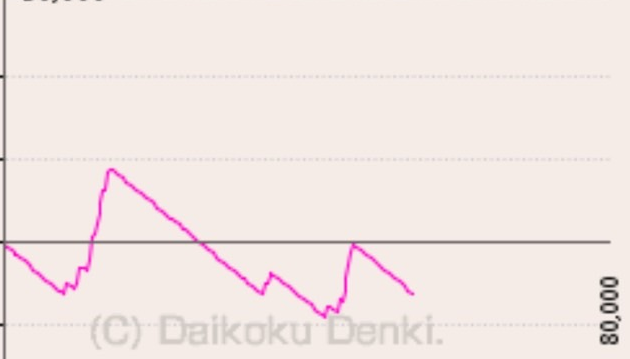
#> input picture graphs/optimal/S__78209130_optimal.png, 630 x 359 px; its folder holds only this picture in this run
$ python improved_data_extractor.py
#> lines starting #> are read from the running program, lines starting #| are printed output that depends on the picture
#!/usr/bin/env python3
"""
改良版グラフデータ抽出ツール
- 実際のグラフデータが存在する範囲のみを抽出
- X軸の全範囲（0-80,000）を正しくマッピング
- データが途中で終わる場合も適切に処理
"""

import os
import json
import numpy as np
from PIL import Image, ImageDraw
import cv2
import pandas as pd
from typing import Tuple, List, Dict, Optional
import matplotlib.pyplot as plt
import matplotlib.font_manager as fm

class ImprovedGraphDataExtractor:
    """改良版グラフデータ抽出システム"""

    def __init__(self):
        # 境界値設定
        self.boundaries = {
            "start_x": 36,
            "end_x": 620,
            "top_y": 29,
            "zero_y": 274,
            "bottom_y": 520
        }
        self.debug_mode = True

    def log(self, message, level="INFO"):
        """ログ出力"""
        if self.debug_mode:
            symbols = {"INFO": "📋", "SUCCESS": "✅", "WARNING": "⚠️", "ERROR": "❌", "DEBUG": "🔍"}
            print(f"{symbols.get(level, '📋')} [{level}] {message}")

    def detect_graph_color(self, img_array: np.ndarray) -> str:
        """グラフの主要な色を判定"""
        # グラフ領域内でサンプリング
        roi = img_array[
            self.boundaries["zero_y"]-30:self.boundaries["zero_y"]+30,
            self.boundaries["start_x"]:self.boundaries["end_x"]
        ]

        pink_count = 0
        purple_count = 0
        blue_count = 0

        for y in range(roi.shape[0]):
            for x in range(roi.shape[1]):
                r, g, b = roi[y, x]

                # ピンク系
                if r > 180 and g < 160 and b > 120 and r > b:
                    pink_count += 1
                # 紫系
                elif r > 120 and b > 120 and g < 100 and abs(r - b) < 60:
                    purple_count += 1
                # 青系
                elif b > 160 and r < 140 and g < 160 and b > r and b > g:
                    blue_count += 1

        if pink_count >= purple_count and pink_count >= blue_count:
            return "pink"
        elif purple_count >= blue_count:
            return "purple"
        else:
            return "blue"

    def is_graph_color(self, r: int, g: int, b: int, color_type: str) -> bool:
        """指定した色タイプかチェック"""
        if color_type == "pink":
            return r > 180 and g < 170 and b > 120 and r > b
        elif color_type == "purple":
            return r > 100 and b > 100 and g < 120 and abs(r - b) < 80
        elif color_type == "blue":
            return b > 140 and r < 160 and g < 170
        else:
            # 全ての色を許容
            return (r > 180 and g < 170 and b > 120) or \
                   (r > 100 and b > 100 and g < 120) or \
                   (b > 140 and r < 160 and g < 170)

    def find_data_endpoint(self, img_array: np.ndarray, color_type: str) -> int:
        """グラフデータが実際に終わるX座標を検出"""
        height, width = img_array.shape[:2]

        # 境界を画像サイズに合わせて調整
        max_x = min(width-1, self.boundaries["end_x"])
        max_y = min(height-1, self.boundaries["bottom_y"])
        min_y = max(0, self.boundaries["top_y"])

        # 右端から左へスキャンして、最後のグラフ点を見つける
        for x in range(max_x, self.boundaries["start_x"], -1):
            # Y座標をスキャン
            for y in range(min_y, max_y):
                if x < width and y < height:  # 境界チェック
                    r, g, b = img_array[y, x]
                    if self.is_graph_color(r, g, b, color_type):
                        return x

        return self.boundaries["start_x"]

    def trace_graph_line(self, img_array: np.ndarray, color_type: str, end_x: int) -> List[Tuple[int, int]]:
        """グラフラインをトレース（実際のデータ範囲のみ）"""
        points = []
        height, width = img_array.shape[:2]

        # 境界を画像サイズに合わせて調整
        max_y = min(height, self.boundaries["bottom_y"])
        min_y = max(0, self.boundaries["top_y"])

        # X座標ごとにスキャン（実際のデータ範囲のみ）
        for x in range(self.boundaries["start_x"], min(end_x + 1, self.boundaries["end_x"], width)):
            # Y座標の候補を収集
            y_candidates = []

            # グラフ領域内でスキャン
            for y in range(min_y, max_y):
                if x < width and y < height:  # 境界チェック
                    r, g, b = img_array[y, x]

                    if self.is_graph_color(r, g, b, color_type):
                        y_candidates.append(y)

            # 候補がある場合
            if y_candidates:
                # 連続した領域の中心を取る
                if len(y_candidates) == 1:
                    points.append((x, y_candidates[0]))
                else:
                    # 連続した領域をグループ化
                    groups = []
                    current_group = [y_candidates[0]]

                    for i in range(1, len(y_candidates)):
                        if y_candidates[i] - y_candidates[i-1] <= 2:
                            current_group.append(y_candidates[i])
                        else:
                            groups.append(current_group)
                            current_group = [y_candidates[i]]
                    groups.append(current_group)

                    # 最大のグループの中心を選択
                    largest_group = max(groups, key=len)
                    center_y = int(np.mean(largest_group))
                    points.append((x, center_y))

        return points

    def y_to_value(self, y: int) -> float:
        """Y座標を差枚数に変換"""
        height = self.boundaries["bottom_y"] - self.boundaries["top_y"]
        value = 30000 - (y - self.boundaries["top_y"]) * 60000 / height
        return value

    def x_to_rotation(self, x: int, max_rotation: int) -> int:
        """X座標を回転数に変換（X軸の全範囲を使用）"""
        # X軸の全範囲（start_x から end_x）を0からmax_rotationにマッピング
        width = self.boundaries["end_x"] - self.boundaries["start_x"]
        rotation = int((x - self.boundaries["start_x"]) * max_rotation / width)
        return rotation

    def extract_max_rotation(self, img_array: np.ndarray) -> int:
        """X軸の最大回転数を読み取る"""
        # 画像の右側に80,000などの数値があることを前提
        # ここでは簡略化して、一般的な値を返す
        height, width = img_array.shape[:2]

        # デフォルト値
        if width > 700:
            return 80000
        else:
            # もし他のパターンがあれば追加
            return 80000  # ほとんどの画像は80,000のようです

    def extract_graph_data(self, image_path: str) -> Dict:
        """グラフデータを抽出（改良版）"""
        self.log(f"処理開始: {os.path.basename(image_path)}")

        # 画像読み込み
        img = Image.open(image_path)
        img_array = np.array(img)

        # グラフの色を判定
        color_type = self.detect_graph_color(img_array)
        self.log(f"グラフ色: {color_type}", "INFO")

        # 最大回転数を取得
        max_rotation = self.extract_max_rotation(img_array)
        self.log(f"最大回転数: {max_rotation}", "INFO")

        # データの終端を検出
        data_end_x = self.find_data_endpoint(img_array, color_type)
        self.log(f"データ終端: x={data_end_x}", "INFO")

        # データ終端での回転数を計算
        data_end_rotation = self.x_to_rotation(data_end_x, max_rotation)
        self.log(f"データ終端の回転数: {data_end_rotation}", "INFO")

        # グラフラインをトレース（実際のデータ範囲のみ）
        points = self.trace_graph_line(img_array, color_type, data_end_x)
        self.log(f"検出点数: {len(points)}", "INFO")

        # データ変換
        data = []
        for x, y in points:
            rotation = self.x_to_rotation(x, max_rotation)
            value = self.y_to_value(y)
            data.append({
                "rotation": rotation,
                "value": value,
                "x": x,
                "y": y
            })

        return {
            "image": os.path.basename(image_path),
            "color_type": color_type,
            "max_rotation": max_rotation,
            "data_end_x": data_end_x,
            "data_end_rotation": data_end_rotation,
            "points": len(points),
            "data": data
        }

    def save_to_csv(self, result: Dict, output_path: str):
        """抽出データをCSVに保存"""
        df = pd.DataFrame(result["data"])
        df.to_csv(output_path, index=False)
        self.log(f"CSVファイルを保存: {output_path}", "SUCCESS")

    def create_visualization(self, image_path: str, result: Dict, output_path: str):
        """抽出結果を可視化（改良版）"""
        # 元画像を読み込み
        img = Image.open(image_path)
        draw = ImageDraw.Draw(img)

        # 境界線を描画
        width, height = img.size

        # グラフ領域（全体）
        draw.rectangle(
            [(self.boundaries["start_x"], self.boundaries["top_y"]),
             (self.boundaries["end_x"], self.boundaries["bottom_y"])],
            outline=(255, 0, 0), width=2
        )

        # データ範囲
        if result["data_end_x"] < self.boundaries["end_x"]:
            draw.rectangle(
                [(self.boundaries["start_x"], self.boundaries["top_y"]),
                 (result["data_end_x"], self.boundaries["bottom_y"])],
                outline=(0, 255, 0), width=2
            )

            # データ終端ライン
            draw.line(
                [(result["data_end_x"], self.boundaries["top_y"]),
                 (result["data_end_x"], self.boundaries["bottom_y"])],
                fill=(0, 255, 0), width=3
            )

        # 抽出したポイントを描画
        if result["data"]:
            # 線として描画
            points = [(d["x"], d["y"]) for d in result["data"]]
            if len(points) > 1:
                draw.line(points, fill=(0, 255, 0), width=3)

            # 始点と終点を強調
            if points:
                # 始点
                draw.ellipse(
                    [(points[0][0]-5, points[0][1]-5),
                     (points[0][0]+5, points[0][1]+5)],
                    fill=(0, 255, 0), outline=(0, 0, 0)
                )
                # 終点
                draw.ellipse(
                    [(points[-1][0]-5, points[-1][1]-5),
                     (points[-1][0]+5, points[-1][1]+5)],
                    fill=(255, 0, 0), outline=(0, 0, 0)
                )

        # 情報表示
        info_y = 20
        draw.text((width-300, info_y), f"Points: {result['points']}", fill=(0, 0, 0))
        info_y += 20
        draw.text((width-300, info_y), f"Color: {result['color_type']}", fill=(0, 0, 0))
        info_y += 20
        draw.text((width-300, info_y), f"Max rotation: {result['max_rotation']}", fill=(0, 0, 0))
        info_y += 20
        draw.text((width-300, info_y), f"Data ends at: {result['data_end_rotation']}", fill=(0, 0, 0))

        # 保存
        img.save(output_path)
        self.log(f"可視化画像を保存: {output_path}", "SUCCESS")

    def create_graph_plot(self, result: Dict, output_path: str):
        """抽出データをグラフとしてプロット（改良版）"""
        if not result["data"]:
            return

        # データを準備
        df = pd.DataFrame(result["data"])

        # 日本語フォント設定
        try:
            # macOSの日本語フォントを設定
            plt.rcParams['font.family'] = ['Hiragino Sans GB', 'Hiragino Kaku Gothic Pro', 'Yu Gothic', 'Meiryo', 'sans-serif']
        except:
            pass

        # プロット作成
        plt.figure(figsize=(12, 8))

        # 元のグラフラインをプロット
        plt.plot(df["rotation"], df["value"], linewidth=2,
                label=f"{result['color_type']}色グラフ")

        # データ終端を表示
        if result["data_end_rotation"] < result["max_rotation"]:
            plt.axvline(x=result["data_end_rotation"], color='green',
                       linestyle='--', alpha=0.7,
                       label=f'データ終端 ({result["data_end_rotation"]})')

        # 0ラインを表示
        plt.axhline(y=0, color='red', linestyle='--', alpha=0.5)

        # グリッド
        plt.grid(True, alpha=0.3)

        # ラベル
        plt.xlabel("回転数", fontsize=12)
        plt.ylabel("差枚数", fontsize=12)
        plt.title(f"抽出グラフデータ - {result['image']}", fontsize=14)

        # 範囲設定
        plt.ylim(-30000, 30000)
        plt.xlim(0, result["max_rotation"])

        # 凡例
        plt.legend()

        # 保存
        plt.tight_layout()
        plt.savefig(output_path, dpi=150, bbox_inches='tight')
        plt.close()

        self.log(f"グラフを保存: {output_path}", "SUCCESS")

def main():
    """メイン処理"""
    print("🎯 改良版グラフデータ抽出ツール")
    print("📊 実際のデータ範囲のみを正確に抽出します")

    # 入出力フォルダ設定
    input_folder = "graphs/optimal"
    output_folder = "graphs/improved_extracted_data"

    # 出力フォルダ作成
    os.makedirs(output_folder, exist_ok=True)

    # 抽出器を初期化
    extractor = ImprovedGraphDataExtractor()

    # すべての画像ファイルを取得
    all_files = [f for f in os.listdir(input_folder) if f.lower().endswith('.png')]
    print(f"\n📁 検出された画像: {len(all_files)}枚")

    # 結果を記録
    all_results = []

    for i, file in enumerate(all_files, 1):
        input_path = os.path.join(input_folder, file)
        if not os.path.exists(input_path):
            continue

        print(f"\n{'='*60}")
        print(f"[{i}/{len(all_files)}] 処理中: {file}")

        # データ抽出
        result = extractor.extract_graph_data(input_path)
#> in extract_graph_data, img is the input picture: PIL image 630x359 RGB; mean R, G, B 242.1, 231, 228
#> in detect_graph_color, `roi = img_array[ self.boundaries["zero_y"]-30:self.boundaries["zero_y"..`:
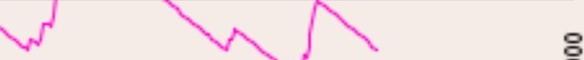
#> roi: shape (60, 584, 3); mean R, G, B 243.7, 226.6, 228.7
#> after the loop in detect_graph_color, `for y in range(roi.shape[0]):`: blue_count = 0; pink_count = 1626; purple_count = 0
#> in extract_graph_data, `color_type = self.detect_graph_color(img_array)`: color_type = 'pink'
#> in extract_graph_data, `max_rotation = self.extract_max_rotation(img_array)`: max_rotation = 80000
#> in extract_graph_data, `data_end_x = self.find_data_endpoint(img_array, color_type)`: data_end_x = 413
#> in x_to_rotation, `rotation = int((x - self.boundaries["start_x"]) * max_rotation / width)`: rotation = 51643
#> after the loop in trace_graph_line, `for x in range(self.boundaries["start_x"], min(end_x + 1, self.boundar..`: points = 378 pairs, first value 36 to 413, second value 170 to 314
#> the loop in extract_graph_data, `for x, y in points:` made 378 passes
#> (y, rotation, value) on passes 1 to 3: (272, 0, 305.5), (273, 136, 183.3), (273, 273, 183.3)
#> after the loop in extract_graph_data, `for x, y in points:`: data = 378 items
#> result = 7 items

        # ベースファイル名
        base_name = os.path.splitext(file)[0]

        # CSV保存
        csv_path = os.path.join(output_folder, f"{base_name}_data.csv")
        extractor.save_to_csv(result, csv_path)
#> in save_to_csv, `df = pd.DataFrame(result["data"])`: df = table of 378 rows and 4 columns

        # 可視化
        vis_path = os.path.join(output_folder, f"{base_name}_visualization.png")
        extractor.create_visualization(input_path, result, vis_path)
#> in create_visualization, `img.save(output_path)`:
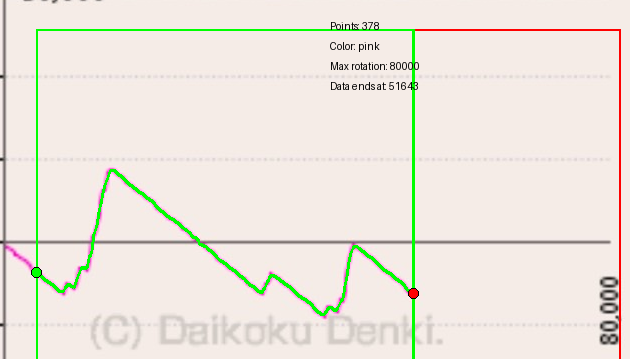
#> saved as S__78209130_optimal_visualization.png: PIL image 630x359 RGB; mean R, G, B 236.7, 230.7, 222

        # グラフプロット
        plot_path = os.path.join(output_folder, f"{base_name}_plot.png")
        extractor.create_graph_plot(result, plot_path)
#> in create_graph_plot, `plt.savefig(output_path, dpi=150, bbox_inches='tight')`:
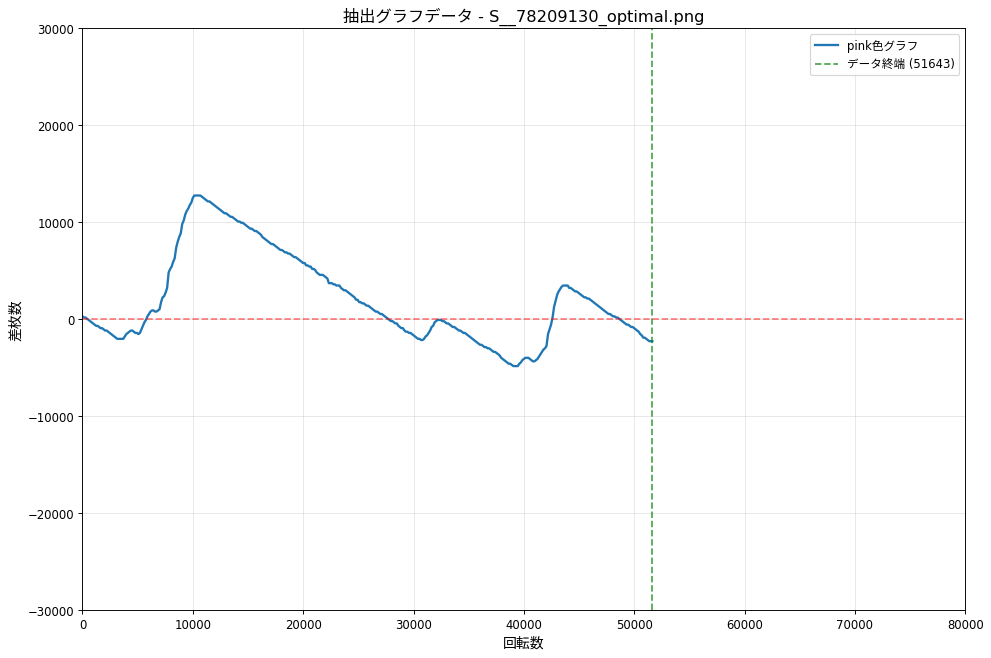
#> figure drawn by matplotlib, 1 panel; curve peaks at x = 10136, y = 12769.9

        # 結果を記録
        all_results.append(result)

        # 結果サマリー
        if result["data"]:
            values = [d["value"] for d in result["data"]]
#> values = 378 values, max 12769.9 at index 74, min -4826.9 at index 285, mean 2086.4
            print(f"\n📊 抽出結果:")
            print(f"  データ点数: {len(result['data'])}")
#|   データ点数: 378
            print(f"  データ範囲: 0 - {result['data_end_rotation']} (全体: 0 - {result['max_rotation']})")
#|   データ範囲: 0 - 51643 (全体: 0 - 80000)
            print(f"  最大値: {max(values):.0f}")
#|   最大値: 12770
            print(f"  最小値: {min(values):.0f}")
#|   最小値: -4827
            print(f"  最終値: {values[-1]:.0f}")
#|   最終値: -2261

    # 全体のサマリーレポート作成
    print(f"\n\n{'='*60}")
    print("📊 全体サマリー")
    print(f"処理画像数: {len(all_results)}")
#| 処理画像数: 1

    # 統計情報
    total_points = sum(r["points"] for r in all_results)
#> total_points = 378
    print(f"総データポイント数: {total_points}")
#| 総データポイント数: 378

    # データ終端の統計
    end_rotations = [r["data_end_rotation"] for r in all_results]
#> end_rotations = [51643]
    avg_end = np.mean(end_rotations)
#> avg_end = 51643
    print(f"\n平均データ終端: {avg_end:.0f} (全体の{avg_end/80000*100:.1f}%)")
#| 平均データ終端: 51643 (全体の64.6%)
    print(f"最小データ終端: {min(end_rotations)} ({min(end_rotations)/80000*100:.1f}%)")
#| 最小データ終端: 51643 (64.6%)
    print(f"最大データ終端: {max(end_rotations)} ({max(end_rotations)/80000*100:.1f}%)")
#| 最大データ終端: 51643 (64.6%)

    # 色別統計
    color_counts = {}
    for r in all_results:
        color = r["color_type"]
        color_counts[color] = color_counts.get(color, 0) + 1
#> this loop made 1 pass
#> color on pass 1: 'pink'
#> after the loop, color_counts = {'pink': 1}

    print("\n色別内訳:")
    for color, count in color_counts.items():
        print(f"  {color}: {count}枚")
#> this loop made 1 pass
#> (color, count) on pass 1: ('pink', 1)
#> (printed output is left out)

    # レポートファイル保存
    import datetime
    report_filename = f"improved_extraction_report_{datetime.datetime.now().strftime('%Y%m%d_%H%M%S')}.json"
    with open(report_filename, 'w', encoding='utf-8') as f:
        json.dump({
            "extraction_date": datetime.datetime.now().isoformat(),
            "boundaries": extractor.boundaries,
            "total_images": len(all_results),
            "total_points": total_points,
            "average_data_endpoint": avg_end,
            "color_distribution": color_counts,
            "results": all_results
        }, f, ensure_ascii=False, indent=2)

    print(f"\n✅ レポートを保存: {report_filename}")

if __name__ == "__main__":
    main()

$ run again, on graphs/optimal/S__78209170_optimal.png
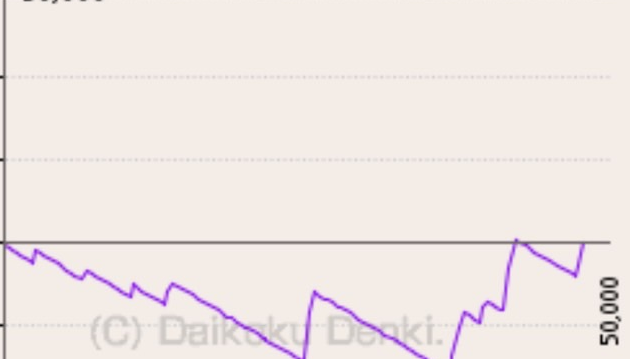
#> input picture graphs/optimal/S__78209170_optimal.png, 630 x 359 px
#> in extract_graph_data, img is the input picture: PIL image 630x359 RGB; mean R, G, B 239.8, 231.5, 228.5
#> after the loop in detect_graph_color, `for y in range(roi.shape[0]):`: blue_count = 50; pink_count = 0
#> color_type = 'blue'
#> max_rotation = 80000
#> data_end_x = 619
#> in x_to_rotation, `rotation = int((x - self.boundaries["start_x"]) * max_rotation / width)`: rotation = 79863
#> after the loop in trace_graph_line, `for x in range(self.boundaries["start_x"], min(end_x + 1, self.boundar..`: points = 573 pairs, first value 36 to 619, second value 240 to 357
#> the loop in extract_graph_data, `for x, y in points:` made 573 passes
#> (x, y, rotation, value) on passes 1 to 3: (36, 251, 0, 2871.7), (37, 243, 136, 3849.3), (38, 243, 273, 3849.3)
#> after the loop in extract_graph_data, `for x, y in points:`: data = 573 items
#> result = 7 items
#> in save_to_csv, `df = pd.DataFrame(result["data"])`: df = table of 573 rows and 4 columns
#> in create_visualization, `img.save(output_path)`:
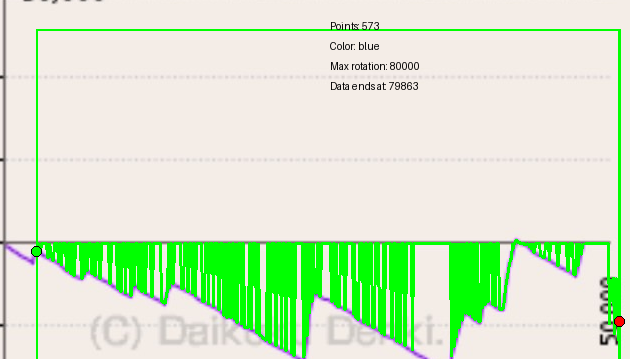
#> saved as S__78209170_optimal_visualization.png: PIL image 630x359 RGB; mean R, G, B 210.5, 234.9, 200.1
#> in create_graph_plot, `plt.savefig(output_path, dpi=150, bbox_inches='tight')`:
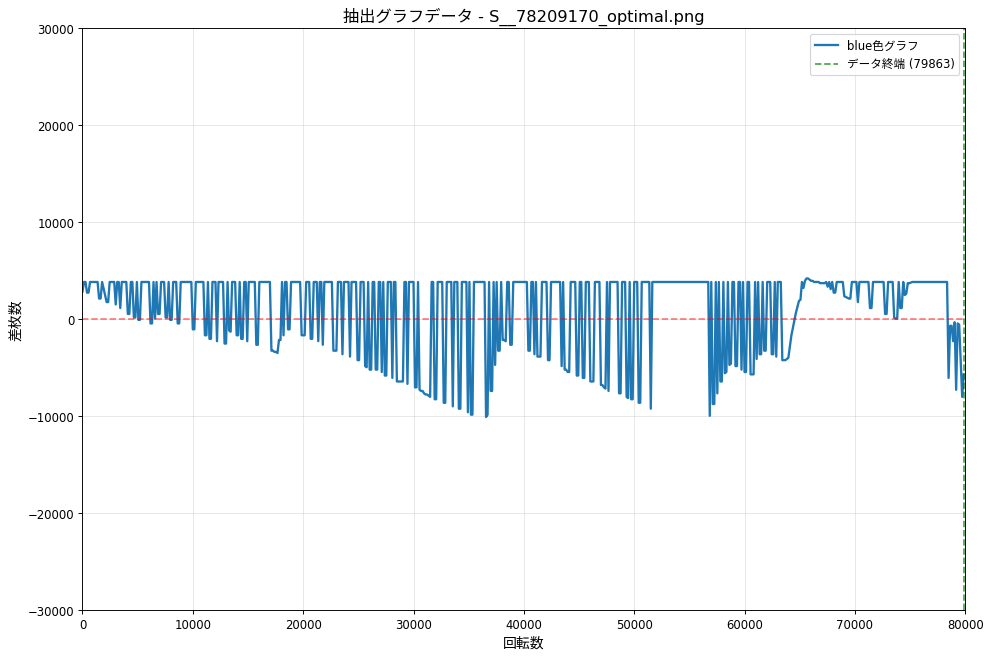
#> figure drawn by matplotlib, 1 panel; curve peaks at x = 65616, y = 4215.9
#> values = 573 values, max 4215.9 at index 473, min -10081.5 at index 265, mean 1084.8
#|   データ点数: 573
#|   データ範囲: 0 - 79863 (全体: 0 - 80000)
#|   最大値: 4216
#|   最小値: -10081
#|   最終値: -5682
#| 処理画像数: 1
#> total_points = 573
#| 総データポイント数: 573
#> end_rotations = [79863]
#> avg_end = 79863
#| 平均データ終端: 79863 (全体の99.8%)
#| 最小データ終端: 79863 (99.8%)
#| 最大データ終端: 79863 (99.8%)
#> the loop in main, `for r in all_results:` made 1 pass
#> color on pass 1: 'blue'
#> after the loop in main, `for r in all_results:`: color_counts = {'blue': 1}
#> the loop in main, `for color, count in color_counts.items():` made 1 pass
#> (color, count) on pass 1: ('blue', 1)
#> (printed output is left out)
